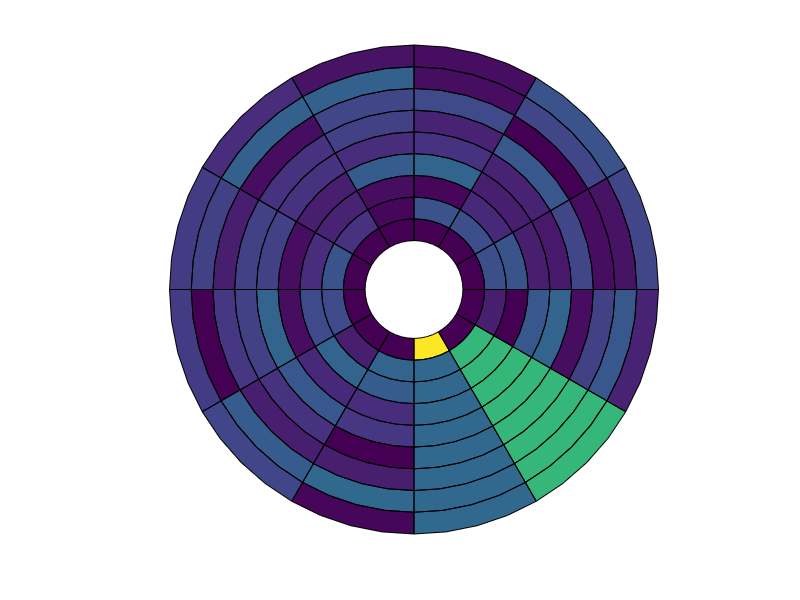

Recreate this plot in MATLAB.
% BULLSEYE plots patch data in polar coordinates.  The DATA matrix is
% mapped to a bullseye plot as follows.  The matrix rows are mapped to 
% the circumference and matrix columns are mapped to radial direction.  For
% example, the top-left (first row, first column) data point in the matrix is
% mapped to the inner-most radial patch and starts from 0 degrees (far
% right of bullseye, not top) and extends counter-clockwise.  
%
% If you use the hard coded cardiac anatomic lables then this first
% row is within the INFEROTLATERAL segment.  The last row is within the
% INFERIOR segment.
%
% SYNTAX: h=bullseye(DATA,varargin)
%
% color       - matrix of data (ROWSxCOLUMNS==CIRCUMFERENCExRADIUS)
% param.N     - number of points used to define each patch
% param.rho   - 2x1 or 1x2 vector of inner and outer radius
% param.tht   - 2x1 or 1x2 vector of beginning and ending circumference in DEGREES
% param.tht0  - 1x1 value in degrees indicating the circumferential location of the first segment (>0 is CCW)
% param.labels- 0 or 1, flag that turns on anatomic labeling
% param.lines - 1x2 or 2x1, determines number of RADIAL x CIRCUMFERENTIAL lines to use for anatomic sector emphasis
%
% h     - handle for the patch object
%
% Example: bullseye;                                    % Try running it with no input arguments.
%          bullseye(rand(3,5),'N',100,'tht',[45 180]);
%
% Feedback:  Rate this file @ <a href="matlab:web('http://www.mathworks.com/matlabcentral/fileexchange/loadAuthor.do?objectType=author&objectId=1093772','-browser')">MATLAB Central File Exchange</a>
%
% DBE 2004/07/21
% DBE 2005/10/24 Minor bug fixes

% http://www.mathworks.com/matlabcentral/fileexchange/loadAuthor.do?objectType=author&objectId=1093772&objectType=author

function [h,t]=bullseye(data,varargin);

if nargin==0
  data=rand(12,9);
  data(1,:)=1;
  data(2,:)=2;
  data(:,1)=0;
  data(1,1)=3;
  data
end

data=flipud(data);  % The matrices are defined from left to right...graph is CCW

param.N    =[];
param.rho  =[];
param.tht  =[];
param.tht0 =[];
param.label=[];
param.lines=[];

i = 1;
while i <= length(varargin)
  switch lower(varargin{i})
    case 'n'
      param.N    =varargin{i+1};   i=i+2;
    case 'rho'
      param.rho  =varargin{i+1};   i=i+2;
    case 'tht'
      param.tht  =varargin{i+1};   i=i+2;
    case 'tht0'
      param.tht0 =varargin{i+1};   i=i+2;
    case {'label','labels'}
      param.label=varargin{i+1};   i=i+2;
    case 'lines'
      param.lines=varargin{i+1};   i=i+2;
    otherwise
      error(['Input argument ',varargin{i},' not valid.']);
  end
end

if isempty(param.N   ),      param.N     =5                            ; end
if isempty(param.rho ),      param.rho   =[1 5]                        ; end
if isempty(param.tht ),      param.tht   =[0 360]                      ; end
if isempty(param.tht0),      param.tht0  =0                            ; end
if isempty(param.label),     param.label =0                            ; end
if isempty(param.lines),     param.lines =[]                           ; end

[X,Y]=gen_xy(data,param);
h=patch(X,Y,lin(data')');

if ~isempty(param.lines)
  [X,Y]=gen_xy(zeros(param.lines),param);
  h=patch(X,Y,lin(zeros(param.lines)')');
    set(h,'linewidth',3,'facecolor','none');
end

axis equal off;
set(gcf,'color',[1 1 1]);

if param.label, t=bull_labels(param); end

% c=colorbar;

return

function [X,Y]=gen_xy(data,param);
ind=1;
for j=1:size(data,1)
  for k=1:size(data,2)
    dtht=-diff(param.tht)/size(data,1);
    tht1=dtht*(j-1)+param.tht(1)-param.tht0-90;
    tht2=dtht* j   +param.tht(1)-param.tht0-90;
    
    dr=diff(param.rho)/size(data,2);
    rho1=dr*(k-1)+param.rho(1);
    rho2=dr* k   +param.rho(1);
    
    ang = linspace(tht1/180*pi,tht2/180*pi,param.N);
    [arc1.x,arc1.y]=pol2cart(ang,rho1);
    [arc2.x,arc2.y]=pol2cart(ang,rho2);
    X(:,ind)=[arc1.x arc2.x(end:-1:1)];
    Y(:,ind)=[arc1.y arc2.y(end:-1:1)];
    ind=ind+1;
  end
end
return

function t=bull_labels(param);

% Labels are added CCW...this alone determines that the first ROW is INFEROLATERAL etc...
% label{1}='inferoseptal';
% label{2}='inferior';
% label{3}='inferolateral';
% label{4}='anterolateral';
% label{5}='anterior';
% label{6}='anteroseptal';
label{1}='anterior';
label{2}='anteroseptal';
label{3}='inferoseptal';
label{4}='inferior';
label{5}='inferolateral';
label{6}='anterolateral';

for k=1:length(label)  
%   ang=(60*(k-1)-param.tht0-30)*(pi/180);
  ang=(60*(k-1)-param.tht0-60)*(pi/180);
%   [x,y]=pol2cart(ang,1.08*max(param.rho));
  [x,y]=pol2cart(ang,0.875*max(param.rho));
  t(k)=text(x,y,label{k});
  if rem((ang*180/pi),360)>=180
    set(t(k),'rotation',ang*(180/pi)+90,'HorizontalAlignment','Center','FontSize',14,'FontName','Courier','FontWeight','Bold');
  elseif (ang*180/pi)==0 | (ang*180/pi)==360
    set(t(k),'rotation',ang*(180/pi)+90,'HorizontalAlignment','Center','FontSize',14,'FontName','Courier','FontWeight','Bold');
  else
    set(t(k),'rotation',ang*(180/pi)-90,'HorizontalAlignment','Center','FontSize',14,'FontName','Courier','FontWeight','Bold');
  end
end

return

%  This function linearizes a matrix (m) of any dimension (eg M=m(:)).
%  If an index vector (ind) is given then the the ind entries of m(:) are
%  returned.
%
% SYNTAX: m=lin(m);
%         m=lin(m,ind);
%
% DBE 12/22/03

function m=lin(m,ind);

m=m(:);

if nargin==2
  m=m(ind);
end

return